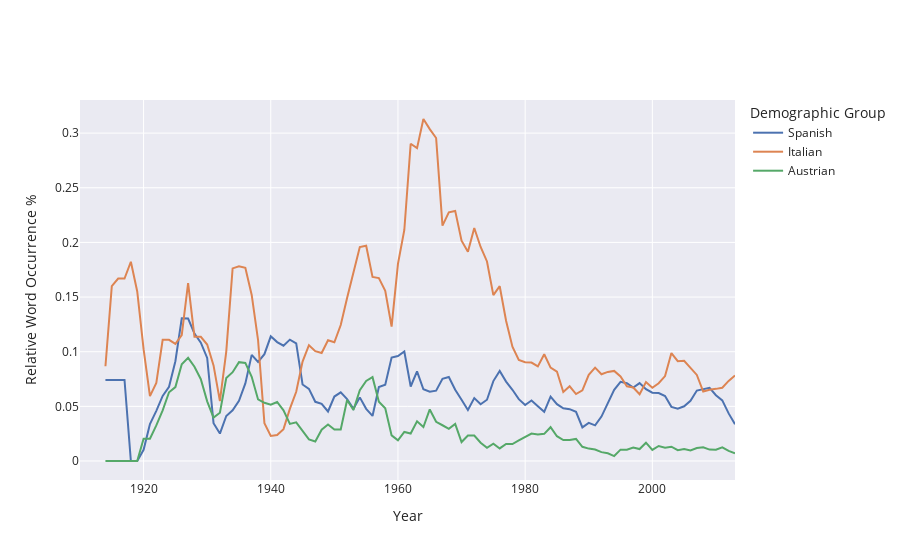

Notebook cell for this chart:
### Markdown cell above
Lets use relative word count so that we can decouple from the natural increase in number of film during the years.
> (Word count) / (total **Adjectives** + **Proper Nouns** count)


We also choosed to apply a moving average of 5 years over the data since overall, the data is quite scarce before the 80' especially for countries outside the western world, leading to very high short term volatility. Smoothing the curve with a moving average mitigates this issue.

### Code cell
ethnicities=['Spanish','Italian','Austrian']
fig = plot_relative_occurrences(all_counts_by_period, ethnicities)

fig.show()

fig_json = fig.to_json()
#with open('figures/ethnicity-representation1.json', 'w') as json_file:
#    json.dump(json.loads(fig_json), json_file, indent=4)
